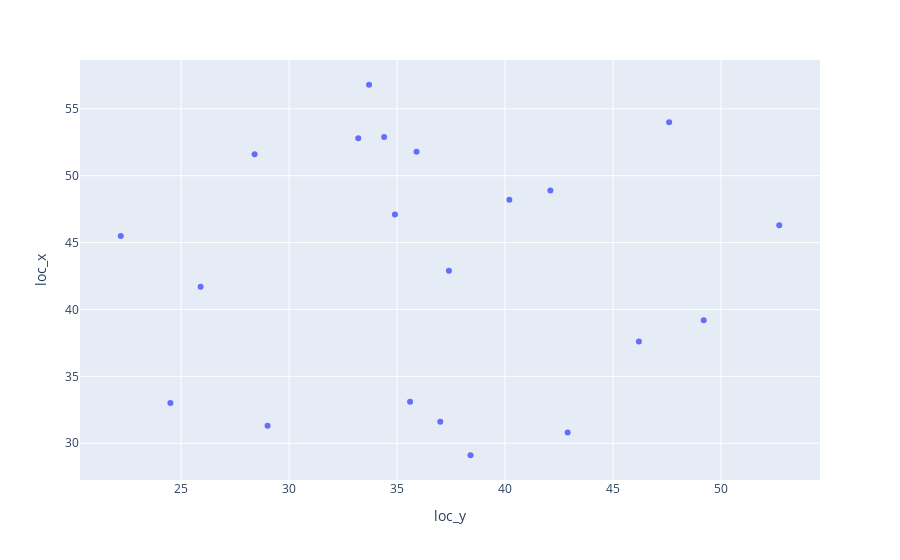

The notebook cell saved with this chart:
### Markdown cell above
We had to break our location variable into x and y coordinates so that we can plot them on a visual. Now that we have taken care of that by creating two new variables containing the relevant information, we can get down to making a scatter plot of the shot locations. Let's make our first attempt:

### Code cell
fig = px.scatter(shots, x='loc_y', y='loc_x')

fig.show()

### Figure 1 — Plotly figure (JSON) as saved in the notebook; plotly's stock layout.template omitted (floating-point values rounded to 4 significant figures)
{"data": [{"hovertemplate": "loc_y=%{x}<br>loc_x=%{y}<extra></extra>", "legendgroup": "", "marker": {"color": "#636efa", "symbol": "circle"}, "mode": "markers", "name": "", "orientation": "v", "showlegend": false, "type": "scatter", "x": [34.9, 35.9, 34.4, 49.2, 22.2, 29, 37, 33.7, 24.5, 40.2, 37.4, 42.1, 33.2, 47.6, 25.9, 38.4, 28.4, 35.6, 46.2, 52.7, 42.9], "xaxis": "x", "y": [47.1, 51.8, 52.9, 39.2, 45.5, 31.3, 31.6, 56.8, 33, 48.2, 42.9, 48.9, 52.8, 54, 41.7, 29.1, 51.6, 33.1, 37.6, 46.3, 30.8], "yaxis": "y"}], "layout": {"legend": {"tracegroupgap": 0}, "margin": {"t": 60}, "xaxis": {"anchor": "y", "domain": [0, 1], "title": {"text": "loc_y"}}, "yaxis": {"anchor": "x", "domain": [0, 1], "title": {"text": "loc_x"}}}}
